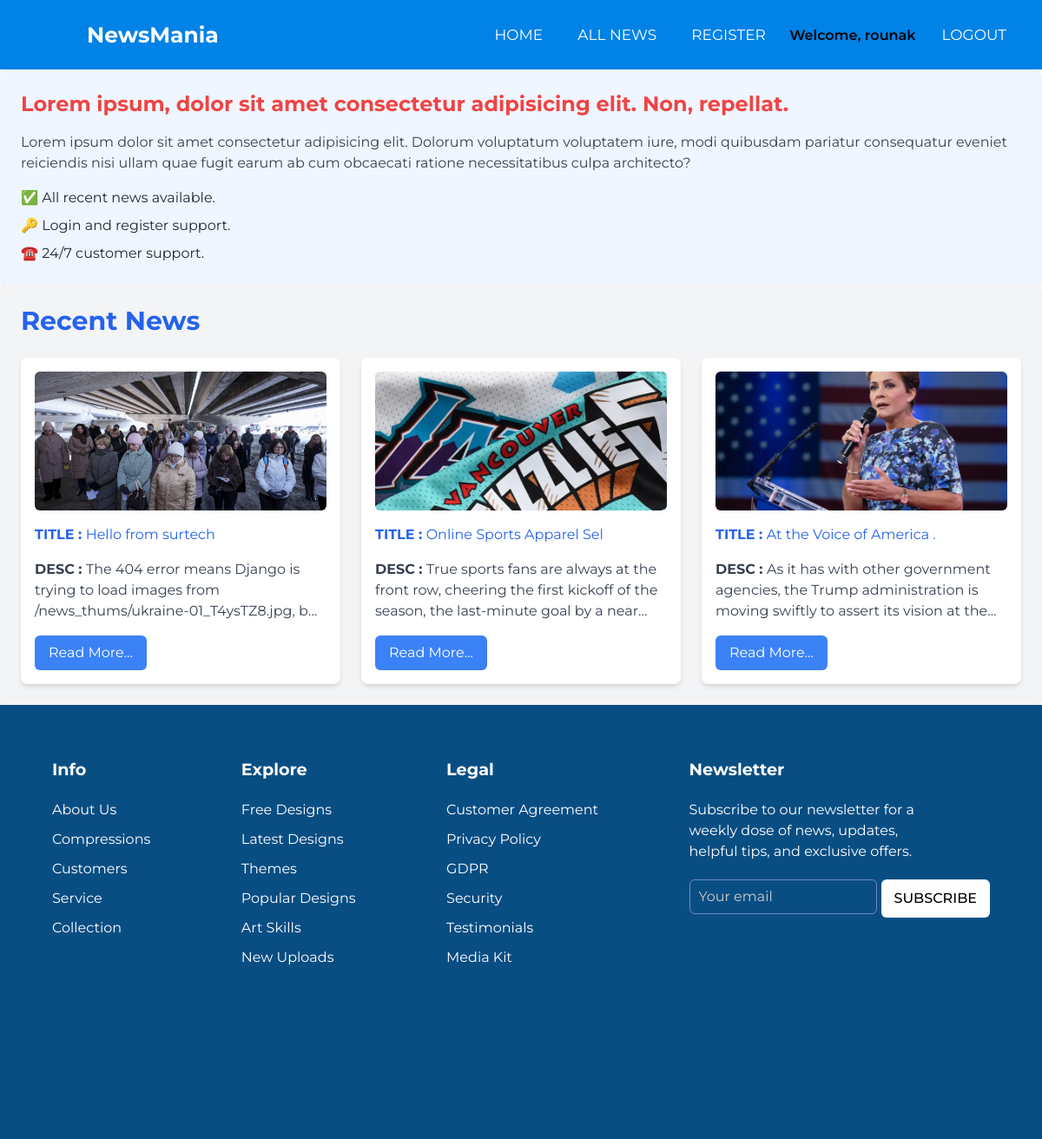
The app's page / (signed in) with its own data.
### news/models.py (models this page shows, shortened)
class NewsVarity(models.Model):
    NEWS_TYPE = [
        ('SPOTRS', 'SPORTS'),
        ('BUSINESS', 'BUSINESS'),
        ('TECHNOLOGY', 'TECHNOLOGY'),
        ('POLITICS', 'POLITICS'),
        ('STOCK', 'STOCK'),
    ]
    title = models.CharField(max_length=100, default="default title")
    thumbnail =  models.ImageField(upload_to="news_thums/")
    description  = models.TextField(default="default desc")
    author = models.CharField(max_length=100, default="Unknown")
    created_at  = models.DateTimeField(default=timezone.now)
    category = models.CharField(max_length=20, choices=NEWS_TYPE)

### newsmania/views.py (the view)
# urls.py: 2. Add a URL to urlpatterns:  path('', views.home, name='home')
def home(request):
    news = NewsVarity.objects.all()[:3]
    return render(request, 'home.html', {'news' : news})

### templates/home.html (shortened to what this page needs)
{% extends "layout.html" %}
{% block content %}
<div class="p-6 bg-blue-50 rounded-lg shadow-lg">
    <h1 class="text-red-500 text-2xl font-bold mb-4">Lorem ipsum, dolor sit amet consectetur adipisicing elit. Non, repellat.</h1>
    <p class="text-gray-700 mb-4">
        Lorem ipsum dolor sit amet consectetur adipisicing elit. Dolorum voluptatum voluptatem iure, modi quibusdam pariatur consequatur eveniet reiciendis nisi ullam quae fugit earum ab cum obcaecati ratione necessitatibus culpa architecto?
    </p>
    <ul class="list-disc list-inside space-y-2 text-gray-800">
        <li>✅ All recent news available.</li>
        <li>🔑 Login and register support.</li>
        <li>☎️ 24/7 customer support.</li>
    </ul>
</div>
<div class="p-6 bg-gray-100 rounded-lg shadow-lg">
    <h1 class="text-3xl font-bold text-blue-600 mb-6">Recent News</h1>
    <div class="grid grid-cols-1 sm:grid-cols-2 md:grid-cols-3 gap-6">
        {% for data in news %}
        <div class="bg-white p-4 rounded-lg shadow-md hover:shadow-lg transition">
            <img src={{data.thumbnail.url}} alt="News Image" class="w-full h-40 object-cover rounded-md mb-4">
            <p class=" mb-4 text-blue-600"><span class="font-bold">TITLE : </span>{{ data.title }}</p>
            <p class="text-gray-700 mb-4 line-clamp-3"><span class="font-bold">DESC : </span>{{ data.description }}</p>
            <a href="{% url 'news_details' data.id %}">
                <button class="px-4 py-2 bg-blue-500 text-white rounded-md hover:bg-blue-600 transition">Read More...</button>
            </a>
        </div>
        {% endfor %}
    </div>
</div>
{% endblock content %}

### templates/layout.html (shortened to what this page needs)
{% load static %}
{% load static tailwind_tags %}
<!DOCTYPE html>
<html lang="en">
<head>
    <link rel="stylesheet" href="{% static "layout.css" %}">
    {% tailwind_css %}
</head>
<body>
    <nav>
        <label class="logo">NewsMania</label>
        <ul class="hidden md:flex space-x-6">
          <li><a href="/" class="hover:text-gray-300">Home</a></li>
          <li><a href="/news/all_news/" class="hover:text-gray-300">All News</a></li>
          <li><a href="/accounts/register/" class="hover:text-gray-300">Register</a></li>
          {% if user.is_authenticated %}
              <li class="text-green-400 font-semibold">Welcome, {{ user.username }}</li>
              <li><a href="/accounts/logout/" class="bg-red-500 px-4 py-2 rounded-lg hover:bg-red-600">Logout</a></li>
          {% else %}
              <li><a href="/accounts/login/" class="bg-green-500 px-4 py-2 rounded-lg hover:bg-green-600">Login</a></li>
          {% endif %}
      </ul>
      </nav>
      {% block content %}{% endblock content %}
    <section class="footer relative bottom-0 m-0">
      <div class="footer-row">
        <div class="footer-col">
          <h4>Info</h4>
          <ul class="links">
            <li><a href="#">About Us</a></li>
            <li><a href="#">Compressions</a></li>
            <li><a href="#">Customers</a></li>
            <li><a href="#">Service</a></li>
            <li><a href="#">Collection</a></li>
          </ul>
        </div>
        <div class="footer-col">
          <h4>Explore</h4>
          <ul class="links">
            <li><a href="#">Free Designs</a></li>
            <li><a href="#">Latest Designs</a></li>
            <li><a href="#">Themes</a></li>
            <li><a href="#">Popular Designs</a></li>
            <li><a href="#">Art Skills</a></li>
            <li><a href="#">New Uploads</a></li>
          </ul>
        </div>
        <div class="footer-col">
          <h4>Legal</h4>
          <ul class="links">
            <li><a href="#">Customer Agreement</a></li>
            <li><a href="#">Privacy Policy</a></li>
            <li><a href="#">GDPR</a></li>
            <li><a href="#">Security</a></li>
            <li><a href="#">Testimonials</a></li>
            <li><a href="#">Media Kit</a></li>
          </ul>
        </div>
        <div class="footer-col">
          <h4>Newsletter</h4>
          <p>
            Subscribe to our newsletter for a weekly dose
            of news, updates, helpful tips, and
            exclusive offers.
          </p>
          <form action="#">
            <input type="text" placeholder="Your email" required>
            <button type="submit">SUBSCRIBE</button>
          </form>
        </div>
      </div>
    </section>
</body>
</html>

### static/layout.css (style rules this page uses)
* { padding: 0; margin: 0; text-decoration: none; list-style: none; box-sizing: border-box; }
body { font-family: "Montserrat", sans-serif; }
nav { background: #0082e6; height: 80px; width: 100%; }
label.logo { color: white; font-size: 25px; line-height: 80px; padding: 0 100px; font-weight: bold; }
nav ul { float: right; margin-right: 20px; }
nav ul li { display: inline-block; line-height: 80px; margin: 0 5px; }
nav ul li a { color: white; font-size: 17px; padding: 7px 13px; border-radius: 3px; text-transform: uppercase; }
section { position: relative; bottom: 0; background: url("bg.jpg") no-repeat; background-size: cover; height: calc(100vh - 300px); }
.footer { width: 100%; background: #094e83; border-radius: 0px; min-height: 400px; }
.footer .footer-row { display: flex; flex-wrap: wrap; justify-content: space-between; gap: 3.5rem; padding: 60px; }
.footer-row .footer-col h4 { color: #fff; font-size: 1.2rem; font-weight: 700; }
.footer-col .links { margin-top: 20px; }
.footer-col .links li { list-style: none; margin-bottom: 10px; }
.footer-col .links li a { text-decoration: none; color: #fff; }
.footer-col p { margin: 20px 0; color: white; max-width: 300px; }
.footer-col form { display: flex; gap: 5px; }
.footer-col input { height: 40px; border-radius: 6px; background: none; width: 100%; outline: none; border: 1px solid #7489C6 ; caret-color: #fff; color: #fff; padding-left: 10px; }
.footer-col input::placeholder { color: #ccc; }
.footer-col form button { background: #fff; outline: none; border: none; padding: 10px 15px; border-radius: 6px; cursor: pointer; font-weight: 500; transition: 0.2s ease; }

### records on screen
NewsVarity: thumbnail (picture), title "Hello from surtech", description "The 404 error means Django is trying to load images from /news_thums/ukraine-01_T4ysTZ8.jpg,…"
NewsVarity: thumbnail (picture), title "Online Sports Apparel Sel", description "True sports fans are always at the front row, cheering the first kickoff of the season, the last-minute goal by a…"
NewsVarity: thumbnail (picture), title "At the Voice of America .", description "As it has with other government agencies, the Trump administration is moving swiftly to assert its vision at…"

### other values on screen
{{ user.username }} "rounak"
